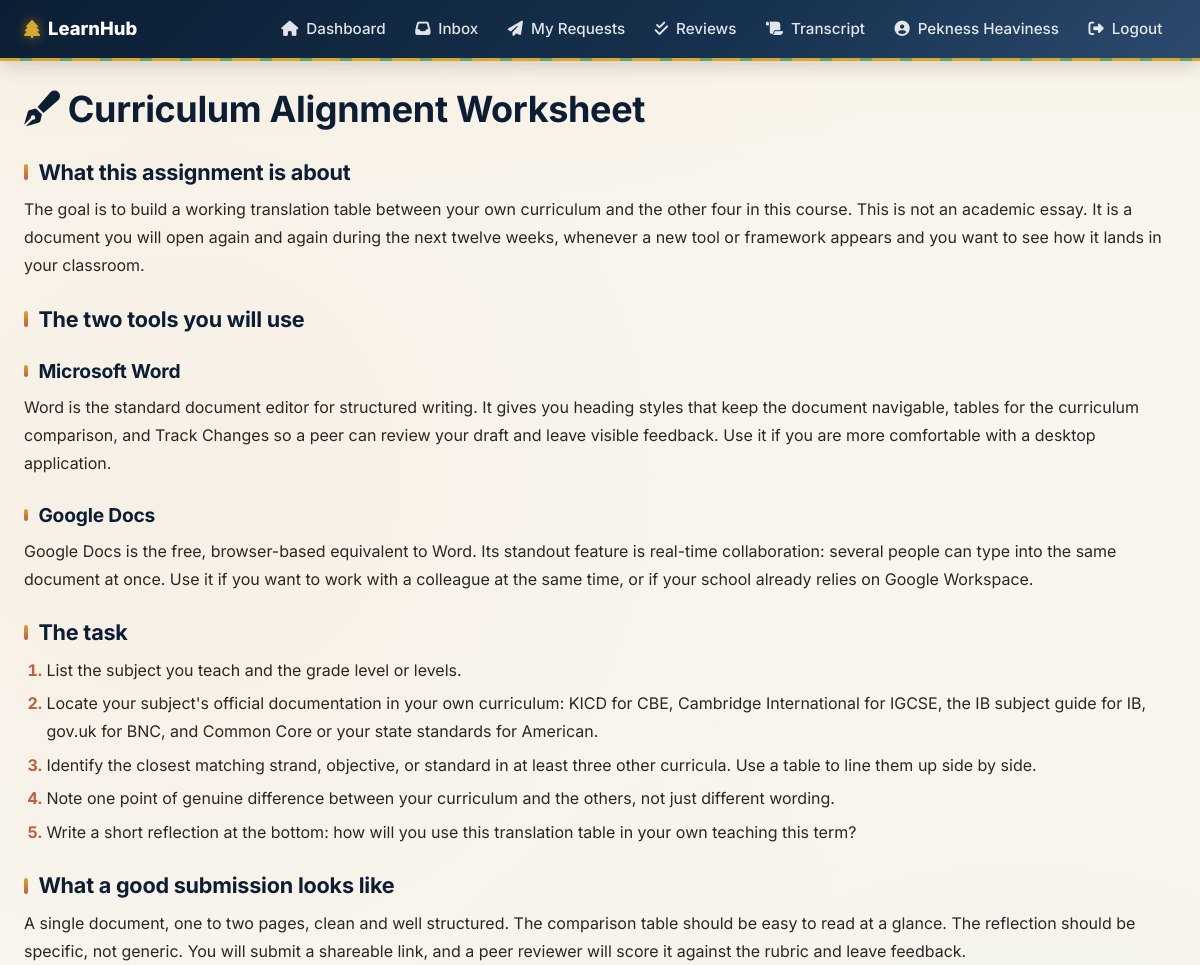
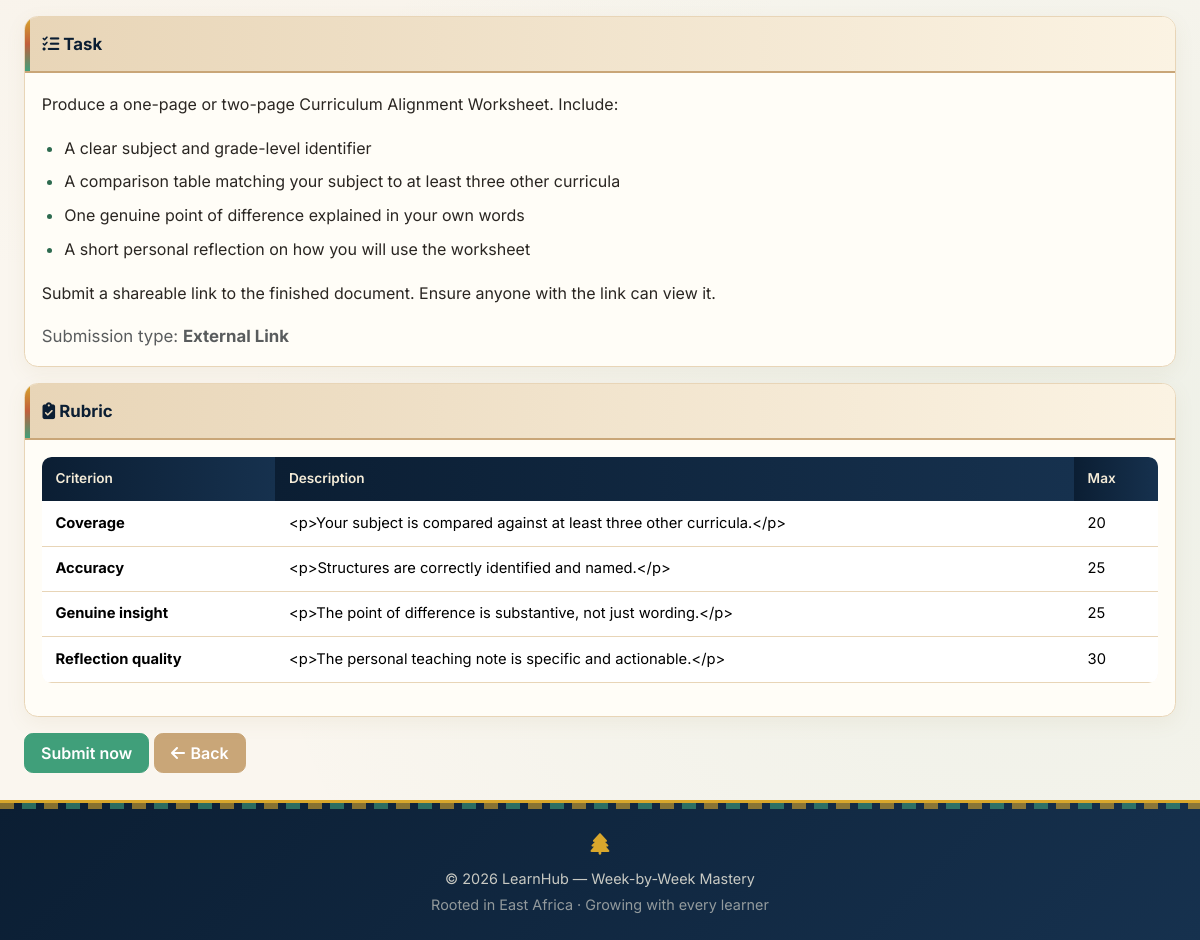
The app's page /assignment/16/ (signed in) with its own data (2 pictures, top to bottom).
### apps/learning/models.py (models this page shows, shortened)
class User(AbstractUser):
    ROLE_CHOICES = [
        ('learner', 'Learner'),
        ('admin', 'Administrator'),
    ]
    role = models.CharField(max_length=20, choices=ROLE_CHOICES, default='learner')
    cohort = models.ForeignKey('Cohort', on_delete=models.SET_NULL, null=True, blank=True, related_name='learners')

class Assignment(models.Model):
    SUBMISSION_TYPES = [
        ('link', 'External Link'),
        ('text', 'Written Response'),
        ('both', 'Link + Written Notes'),
    ]
    week = models.ForeignKey(Week, on_delete=models.CASCADE, related_name='assignments')
    tool = models.ForeignKey(Tool, on_delete=models.SET_NULL, null=True, blank=True, related_name='assignments')
    topic = models.ForeignKey(Topic, on_delete=models.SET_NULL, null=True, blank=True, related_name='assignments')
    title = models.CharField(max_length=200)
    description = CKEditor5Field('Description', config_name='default', blank=True)
    prompt = CKEditor5Field('Prompt', config_name='default')
    submission_type = models.CharField(max_length=10, choices=SUBMISSION_TYPES, default='link')
    is_open_ended = models.BooleanField(default=True)
    class Meta:
        ordering = ['week__number', 'id']

class RubricCriterion(models.Model):
    assignment = models.ForeignKey(Assignment, on_delete=models.CASCADE, related_name='criteria')
    name = models.CharField(max_length=200)
    description = models.TextField(blank=True)
    max_score = models.PositiveIntegerField(default=20)
    order = models.PositiveIntegerField(default=0)
    class Meta:
        ordering = ['order']

### apps/learning/views.py (the view)
# urls.py: path('assignment/<int:assignment_id>/', views.assignment_detail, name='assignment_detail'),
@login_required
def assignment_detail(request, assignment_id):
    assignment = get_object_or_404(Assignment, id=assignment_id, week__cohort=request.user.cohort)
    week = assignment.week
    if not week.is_unlocked_for(request.user):
        messages.error(request, 'This week is locked.')
        return redirect('learning:dashboard')
    submission = Submission.objects.filter(assignment=assignment, learner=request.user).first()
    review_request = None
    if submission:
        review_request = submission.review_requests.first()
    from_review = request.GET.get('from') == 'review'
    return render(request, 'learning/assignment_detail.html', {
        'assignment': assignment,
        'submission': submission,
        'review_request': review_request,
        'from_review': from_review,
    })

### apps/learning/models.py (called while the page is built, shortened)
    def is_unlocked_for(self, learner):
        if self.number == 1:
            return True

### templates/learning/assignment_detail.html (shortened to what this page needs)
{% extends 'base.html' %}
{% block content %}
<h1><i class="fas fa-pen-fancy"></i> {{ assignment.title }}</h1>
{% if assignment.description %}
    <div class="prose mb-3">{{ assignment.description|safe }}</div>
{% endif %}
<div class="card mb-3">
    <div class="card-header"><i class="fas fa-tasks"></i> Task</div>
    <div class="card-body">
        <div class="prose">{{ assignment.prompt|safe }}</div>
        <p class="text-muted mb-0 mt-3">
            Submission type: <strong>{{ assignment.get_submission_type_display }}</strong>
        </p>
    </div>
</div>
{% if assignment.criteria.all %}
<div class="card mb-3">
    <div class="card-header"><i class="fas fa-clipboard-check"></i> Rubric</div>
    <div class="card-body">
        <div class="table-wrap">
            <table class="table table-sm mb-0">
                <thead><tr><th>Criterion</th><th>Description</th><th>Max</th></tr></thead>
                <tbody>
                    {% for c in assignment.criteria.all %}
                    <tr>
                        <td><strong>{{ c.name }}</strong></td>
                        <td>{{ c.description }}</td>
                        <td>{{ c.max_score }}</td>
                    </tr>
                    {% endfor %}
                </tbody>
            </table>
        </div>
    </div>
</div>
{% endif %}
{% if submission %}
    <div class="card mb-3">
        <div class="card-header"><i class="fas fa-file-upload"></i> Your Submission</div>
        <div class="card-body">
            <p><strong>Submitted:</strong> {{ submission.submitted_at|date:"M d, Y H:i" }}</p>
            {% if submission.link %}
                <p><strong>Link:</strong>
                    <a href="{{ submission.link }}" target="_blank" rel="noopener">{{ submission.link }}</a>
                </p>
            {% endif %}
            {% if submission.text_content %}
                <div class="prose">{{ submission.text_content|linebreaks }}</div>
            {% endif %}
            {% if review_request %}
                <hr>
                <p><strong>Reviewer:</strong>
                    {{ review_request.reviewer.get_full_name|default:review_request.reviewer.username }}
                </p>
                <p><strong>Request status:</strong>
                    {% if review_request.status == 'pending' %}
                        <span class="badge badge-pending">Pending — waiting for them to accept</span>
                    {% elif review_request.status == 'accepted' %}
                        <span class="badge bg-info text-dark">Accepted — they can now review</span>
                    {% elif review_request.status == 'rejected' %}
                        <span class="badge bg-danger">Rejected — please pick another reviewer</span>
                    {% elif review_request.status == 'completed' %}
                        <span class="badge badge-passed">Completed</span>
                    {% endif %}
                </p>
            {% endif %}
            {% if submission.review %}
                <hr>
                <p><strong>Score:</strong> <span class="badge badge-passed">{{ submission.percentage }}%</span></p>
                <div class="prose">{{ submission.review.comment|linebreaks }}</div>
            {% endif %}
        </div>
    </div>
    {% if from_review %}
        <button type="button" class="btn btn-primary disabled" style="filter: blur(0.6px); opacity: 0.55; pointer-events: none; cursor: not-allowed;">
            {% if review_request and review_request.status == 'rejected' %}Re-submit with new reviewer{% else %}Update submission{% endif %}
        </button>
        {% if not submission.review %}
            <button type="button" class="btn btn-danger disabled" style="filter: blur(0.6px); opacity: 0.55; pointer-events: none; cursor: not-allowed;">
                Delete submission
            </button>
        {% endif %}
        <a href="{% url 'learning:reviews_given' %}" class="btn btn-secondary">Back to Reviews</a>
    {% else %}
        <div class="btn-row btn-stack-sm mt-2">
            <a href="{% url 'learning:submit_assignment' assignment.id %}" class="btn btn-primary">
                {% if review_request and review_request.status == 'rejected' %}Re-submit with new reviewer{% else %}Update submission{% endif %}
            </a>
            {% if not submission.review %}
                <a href="{% url 'learning:delete_submission' submission.id %}" class="btn btn-danger">Delete submission</a>
            {% endif %}
        </div>
    {% endif %}
{% else %}
    {% if from_review %}
        <button type="button" class="btn btn-success disabled" style="filter: blur(0.6px); opacity: 0.55; pointer-events: none; cursor: not-allowed;">
            Submit now
        </button>
    {% else %}
        <a href="{% url 'learning:submit_assignment' assignment.id %}" class="btn btn-success">Submit now</a>
    {% endif %}
{% endif %}
<a href="{% if from_review %}{% url 'learning:reviews_given' %}{% else %}{% url 'learning:week_detail' assignment.week.id %}{% endif %}"
   class="btn btn-secondary">
    <i class="fas fa-arrow-left"></i> Back
</a>
{% endblock %}

### templates/base.html (shortened to what this page needs)
<!DOCTYPE html>
<html lang="en">
<head>
    <link href="https://cdn.jsdelivr.net/npm/bootstrap@5.3.2/dist/css/bootstrap.min.css" rel="stylesheet">
    <link rel="stylesheet" href="https://cdnjs.cloudflare.com/ajax/libs/font-awesome/6.4.0/css/all.min.css">
    {% load static %}
    <link rel="stylesheet" href="{% static 'css/custom.css' %}">
</head>
<body>
    <nav class="navbar navbar-expand-lg navbar-dark">
        <div class="container-fluid nav-container">
            <a class="navbar-brand" href="{% url 'learning:dashboard' %}">
                <i class="fas fa-tree"></i><span class="brand-text">LearnHub</span>
            </a>
            <div class="collapse navbar-collapse" id="nav">
                <ul class="navbar-nav ms-auto align-items-lg-center">
                    {% if user.is_authenticated %}
                        <li class="nav-item">
                            <a class="nav-link" href="{% url 'learning:dashboard' %}">
                                <i class="fas fa-home"></i><span>Dashboard</span>
                            </a>
                        </li>
                        <li class="nav-item">
                            <a class="nav-link" href="{% url 'learning:review_inbox' %}">
                                <i class="fas fa-inbox"></i><span>Inbox</span>
                            </a>
                        </li>
                        <li class="nav-item">
                            <a class="nav-link" href="{% url 'learning:my_requests' %}">
                                <i class="fas fa-paper-plane"></i><span>My Requests</span>
                            </a>
                        </li>
                        <li class="nav-item">
                            <a class="nav-link" href="{% url 'learning:reviews_given' %}">
                                <i class="fas fa-check-double"></i><span>Reviews</span>
                            </a>
                        </li>
                        <li class="nav-item">
                            <a class="nav-link" href="{% url 'learning:transcript' %}">
                                <i class="fas fa-scroll"></i><span>Transcript</span>
                            </a>
                        </li>
                        <li class="nav-item">
                            <a class="nav-link" href="{% url 'learning:profile' %}">
                                <i class="fas fa-user-circle"></i>
                                <span>{{ user.get_full_name|default:user.username }}</span>
                            </a>
                        </li>
                        <li class="nav-item">
                            <a class="nav-link text-danger-emphasis" href="{% url 'learning:logout' %}">
                                <i class="fas fa-sign-out-alt"></i><span>Logout</span>
                            </a>
                        </li>
                    {% else %}
                        <li class="nav-item"><a class="nav-link" href="{% url 'learning:login' %}">Login</a></li>
                        <li class="nav-item"><a class="nav-link" href="{% url 'learning:register' %}">Register</a></li>
                    {% endif %}
                </ul>
            </div>
        </div>
    </nav>
    <main class="container-fluid main-container">
        {% block content %}{% endblock %}
    </main>
    <footer class="footer text-center">
        <div class="container">
            <div class="decor-acacia"><i class="fas fa-tree"></i></div>
            <p class="footer-line">&copy; 2026 LearnHub — Week-by-Week Mastery</p>
            <p class="text-muted small mb-0">Rooted in East Africa · Growing with every learner</p>
        </div>
    </footer>
</body>
</html>

### records on screen
User: get_full_name "Pekness Heaviness"
Assignment: title "Curriculum Alignment Worksheet", description "What this assignment is about The goal is to build a working translation table between your own curriculum and the other four in this course. This is not an academic essay. It is a document you will open again and again during the next twelve weeks, whenever a new tool or framework appears and you want to see how it lands in your classroom. The two tools you will use Microsoft Word Word is the standard document editor for structured writing. It gives you heading styles that keep the document navigable, tables for the curriculum comparison, and Track Changes so a peer can review your draft and leave visible feedback. Use it if you are more comfortable with a desktop application. Google Docs…", prompt "Produce a one-page or two-page Curriculum Alignment Worksheet. Include: A clear subject and grade-level identifier A comparison table matching your subject to at least three other curricula One genuine point of difference explained in your own words A short personal reflection on how you will use the worksheet Submit a shareable link to the finished document. Ensure anyone with the link can view it.", submission_type "External Link"
RubricCriterion: name "Coverage", description "<p>Your subject is compared against at least three other curricula.</p>", max_score "20"
RubricCriterion: name "Accuracy", description "<p>Structures are correctly identified and named.</p>", max_score "25"
RubricCriterion: name "Genuine insight", description "<p>The point of difference is substantive, not just wording.</p>", max_score "25"
RubricCriterion: name "Reflection quality", description "<p>The personal teaching note is specific and actionable.</p>", max_score "30"
